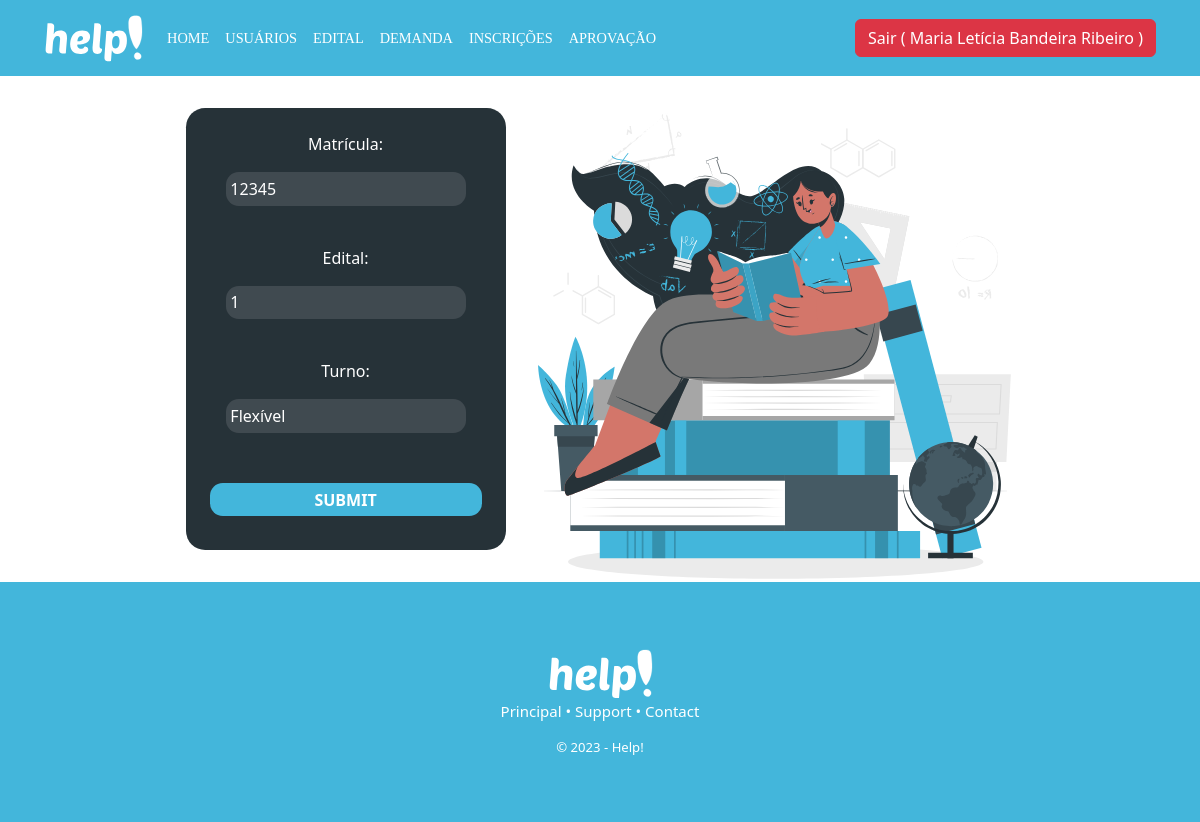
Page /inscricao/update/1 (signed in) on the committed database.
### database/models.py (models this page shows, shortened)
class Usuario(db.Model, UserMixin):
  __tablename__= "usuario"
  id = db.Column(db.Integer, primary_key = True)
  nome = db.Column(db.String(100))
  email = db.Column(db.String(100))
  matricula = db.Column(db.String(100))
  senha = db.Column(db.String(100))
  admin = db.Column(db.Boolean)
  professor = db.Column(db.Boolean)

class Inscricao(db.Model):
  id = db.Column(db.Integer, primary_key = True)
  id_usuario = db.Column(db.Integer, db.ForeignKey('usuario.matricula'))
  id_edital = db.Column(db.Integer, db.ForeignKey('edital.id'))
  turno = db.Column(db.String(100))
  usuario = db.relationship('Usuario', foreign_keys=id_usuario)
  edital = db.relationship('Edital', foreign_keys=id_edital)

### controllers/inscricao.py (the view, shortened to what this page needs)
@bp_inscricao.route('/update/<int:id>', methods=['GET', 'POST'])
@login_required
def update(id):
  if id and request.method=='GET':
    inscricao = Inscricao.query.get(id)
    return render_template('inscricao_update.html', inscricao=inscricao)

### controllers/usuario.py (called while the page is built)
@lm.user_loader
def load_user(id):
  usuario = Usuario.query.filter_by(id=id).first()
  return usuario

### templates/inscricao_update.html (shortened to what this page needs)
{% extends 'header.html' %}
{% block container %}
<div class="main-create">
  <div class="form-create">
    <form action="/inscricao/update/{{inscricao.id}}" method="POST" class="form-create-create">
      Matrícula: <input type="text" name="id_usuario" value="{{inscricao.id_usuario}}"><br/>
      Edital: <input type="text" name="id_edital" value="{{inscricao.id_edital}}"><br/>
      Turno: <input type="text" name="turno" value="{{inscricao.turno}}"><br/>
      <input type="submit" name="Editar" class="btn btn-success">
    </form>
  </div>
  <div class="img-create">
    <img src="/static/assets/study.svg" class="image pic-create" alt="" height="500vh"/>
  </div>
</div>
{% endblock %}

### templates/header.html (shortened to what this page needs)
<!DOCTYPE html>
<html lang="pt-br">
<head>
  <link href="https://cdn.jsdelivr.net/npm/bootstrap@5.3.0-alpha1/dist/css/bootstrap.min.css" rel="stylesheet">
  <link rel="stylesheet" href="/static/header.css">
</head>
<body>
<nav class="navbar navbar-expand-lg bg-body-tertiary" style="background-color: #43B6DB !important; padding-left: 2rem; padding-right: 2rem;">
  <div class="container-fluid">
    <a class="navbar-brand" href="/usuarios/dashboard"><img src="/static/assets/help.svg" alt="..." height="50vh"></a>
    <div class="collapse navbar-collapse" id="navbarSupportedContent">
      <ul class="navbar-nav me-auto mb-2 mb-lg-0">
        <li class="nav-item">
          <a class="nav-link active" aria-current="page" href="/usuarios/dashboard">Home</a>
        </li>
        {% if current_user.admin %}
        <li class="nav-item">
          <a class="nav-link" href="/usuarios/recovery">Usuários</a>
        </li>
        {% endif %}
        {% if current_user.admin %}
        <li class="nav-item">
          <a class="nav-link" href="/edital/recovery">Edital</a>
        </li>
        {% endif %}
        {% if current_user.professor %}
        <li class="nav-item">
          <a class="nav-link" href="/demanda/recovery">Demanda</a>
        </li>
        {% endif %}
        {% if current_user.professor %}
        <li class="nav-item">
          <a class="nav-link" href="/inscricao/recovery">Inscrições</a>
        </li>
        {% endif %}
        {% if current_user.professor %}
        <li class="nav-item">
          <a class="nav-link" href="/aprovacao/recovery">Aprovação</a>
        </li>
        {% endif %}
      </ul>
      <form class="d-flex" role="search">
        <a href="{{url_for('usuarios.logoff')}}" class="btn btn-danger" id="button-sair">Sair ( {{current_user.nome}} )</a>
      </form>
    </div>
  </div>
</nav>
  {% block container %}
  {% endblock %}
    <footer>
      <img src="/static/assets/help.svg" alt="IFRN">
      <p>Principal • Support • Contact</p>
      <small>© 2023 - Help!</small>
    </footer>
</body>
</html>

### static/header.css (style rules this page uses)
:root { --color-principal: #43B6DB; --color-secundary: #A1DBED; --color-gray: #171717; --color-black: #263238; --color-gray-secundary: #404A50; }
.nav-link { color: white !important; transition: 0.5s ease-in-out; }
.main-create { display: flex; justify-content: center; align-items: center; }
.form-create { flex-direction: column; background: var(--color-black); max-width: 45%; width: auto; height: auto; border-radius: 1.2rem; padding: 1.5rem; float: right; margin: 2rem; }
.img-create { float: left; }
.form-create-create { color: #fff; display: flex; justify-content: center; align-items: center; flex-direction: column; }
.form-create-create input[type="text"], .form-create-create input[type="email"], .form-create-create input[type="number"], .form-create-create input[type="password"], select { padding: 0.3rem; color: #fff; background: var(--color-gray-secundary); border-radius: 0.8rem; border: none; width: 15rem; margin: 1rem; }
.form-create-create input[type="submit"] { background-color: var(--color-principal); padding: 0.3rem; border: none; outline: none; width: 100%; border-radius: 0.8rem; color: #fff; text-transform: uppercase; font-weight: 600; margin: 10px 0; cursor: pointer; transition: 0.5s; }
ul, li { list-style-type: none; font-family: 'Poppins'; font-style: normal; font-weight: 500; font-size: 14.358px; line-height: 170%; text-align: left; text-transform: uppercase; color: #626262; }
footer { background: #43B6DB; font-weight: 400; font-size: 15px; color: #FFFFFF; padding: 64px; text-align: center; width: 100%; height: 15rem; display: flex; justify-content: center; align-items: center; flex-direction: column; }

### rows in the picture
Usuario: nome "Maria Letícia Bandeira Ribeiro"
Inscricao: id_usuario "12345", id_edital "1", turno "Flexível"
